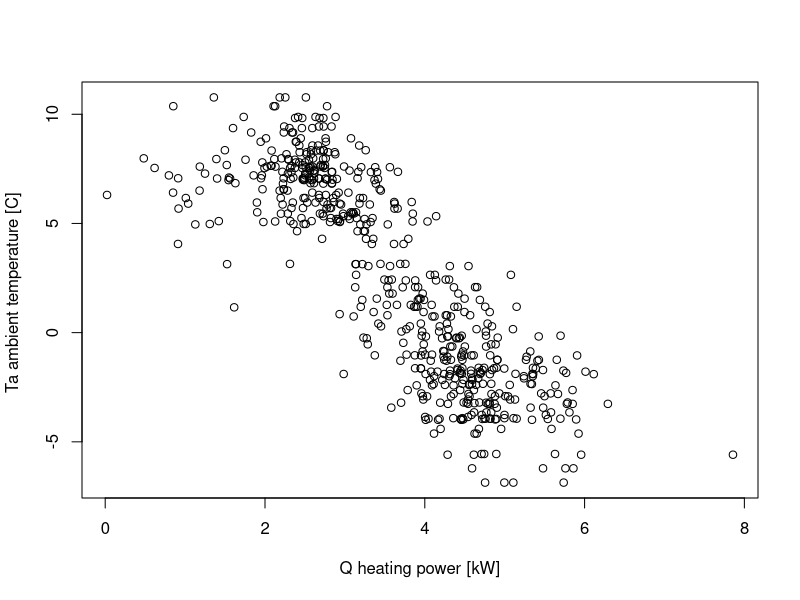
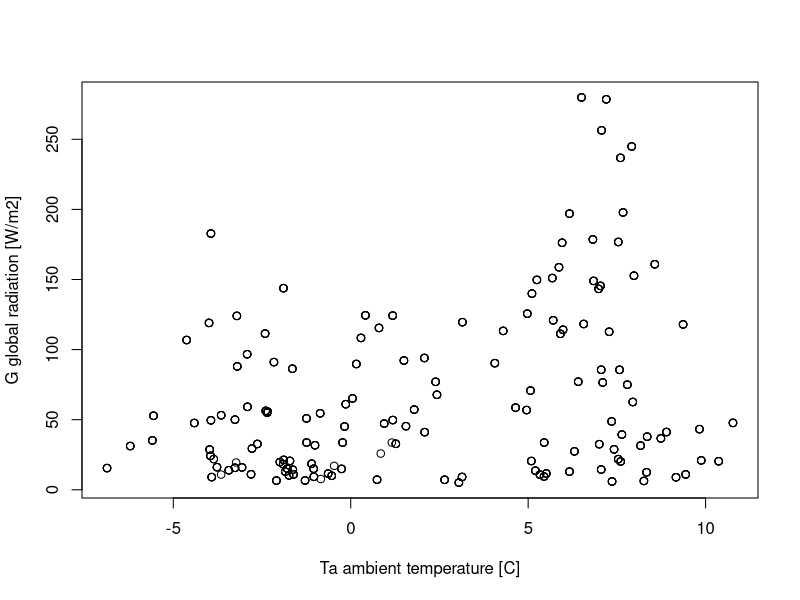
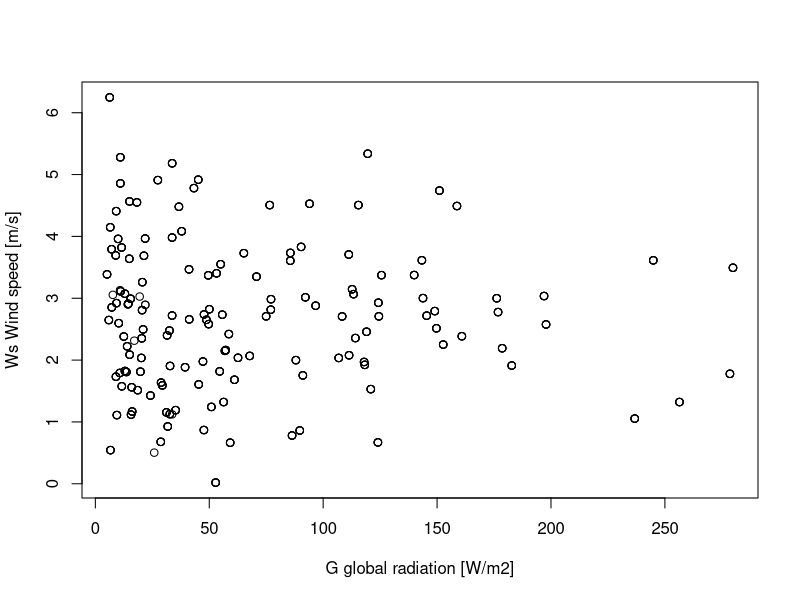
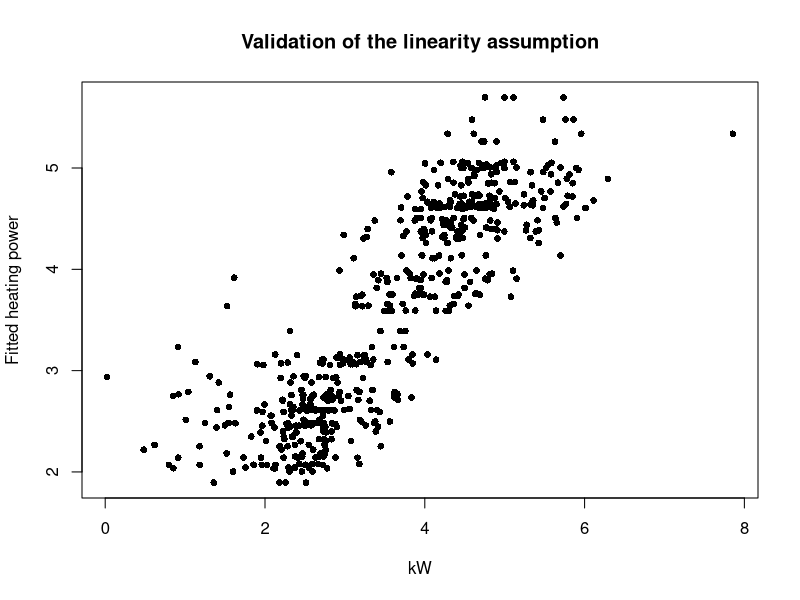
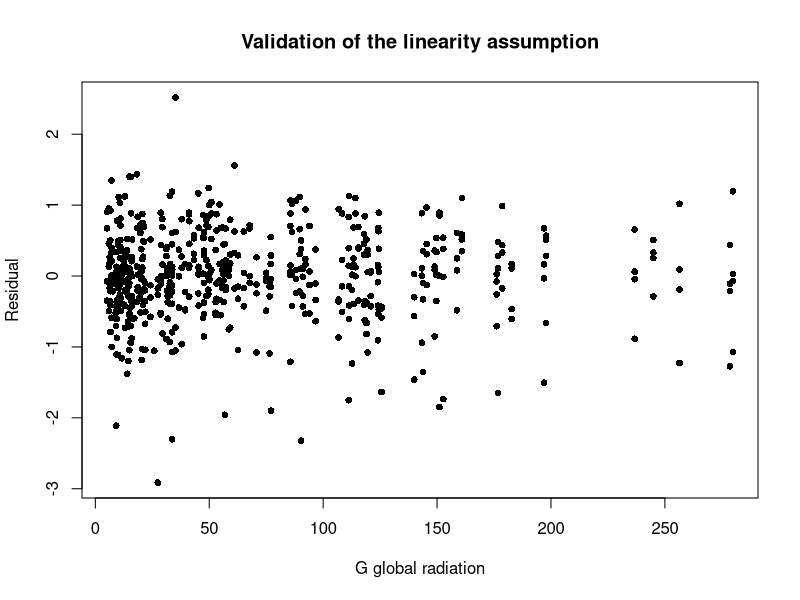
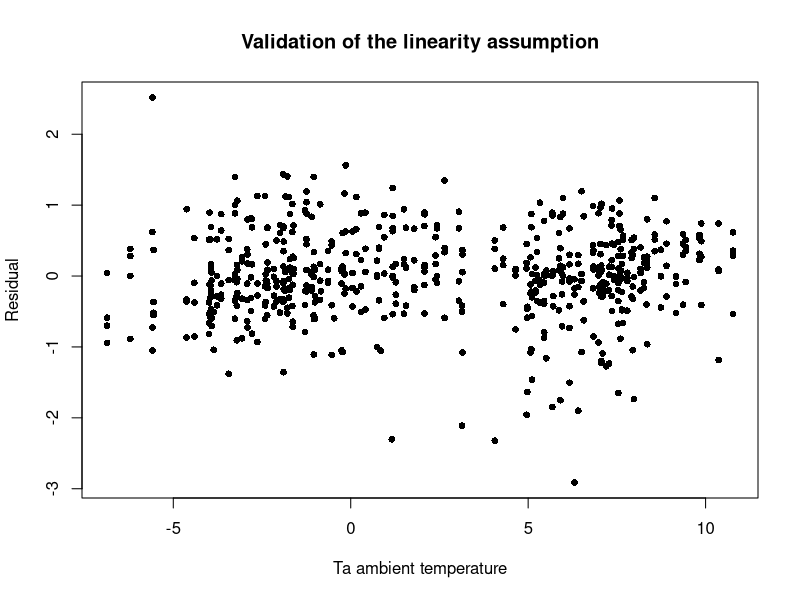
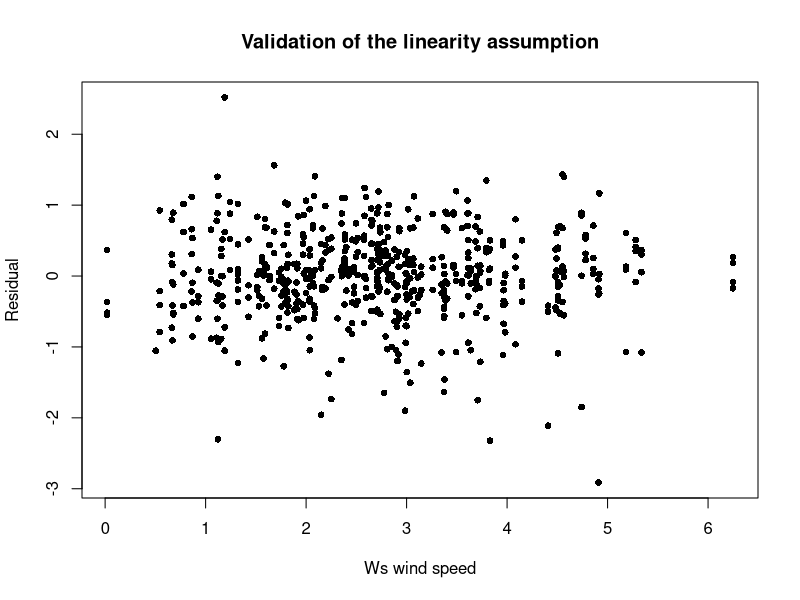
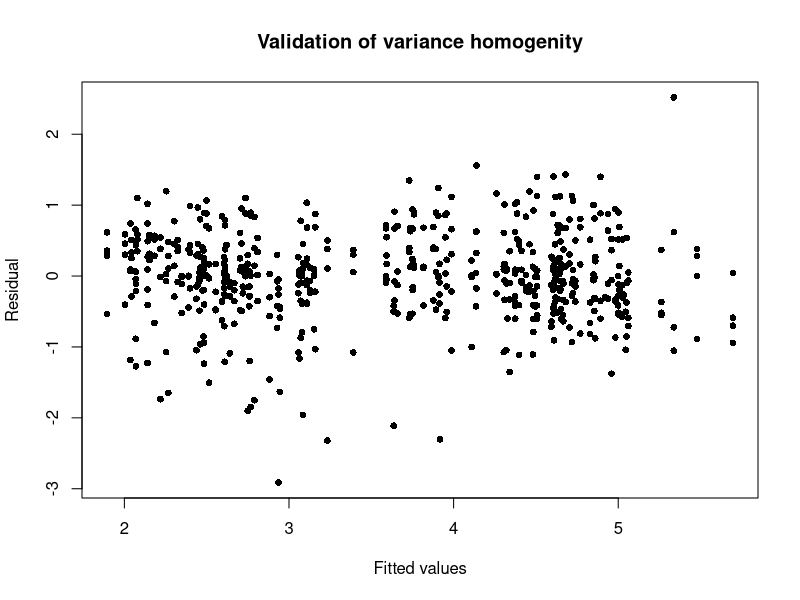

Here is the R script that generated these plots, in order: (Note: this script raises an error after producing the figures.)
################################
## Read data
## Read the .txt file holding the data
HE.orig <- read.table("soenderborg2_data.csv", sep=" ", header=TRUE, as.is=TRUE)

## The first column 't' needs to be changed from a character to a date.
## Add an extra column
HE.orig$time <- as.Date(x = HE.orig$t, format = "%Y-%m-%d")

## Select the heating period 2009/2010 and the four houses
HE <- subset(HE.orig, ("2009-10-15" <= time & time < "2010-04-16")&
                       (houseId==3|houseId==5|houseId==10|houseId==17))


################################
## Remove rows with one or more NA, hence missing observation 
HE <- na.omit(HE)


################################
## For the short summary of the data
summary(HE)
str(HE)

HE3 <- subset(HE.orig, ("2009-10-15" <= time & time < "2010-04-16")&
               (houseId==3))
HE5 <- subset(HE.orig, ("2009-10-15" <= time & time < "2010-04-16")&
                (houseId==5))
HE10 <- subset(HE.orig, ("2009-10-15" <= time & time < "2010-04-16")&
                (houseId==10))
HE17 <- subset(HE.orig, ("2009-10-15" <= time & time < "2010-04-16")&
                (houseId==17))




################################
## Empirical correlation between the modelling variables
cor(HE[,c(3:6)])


################################
## Scatter plots to see the relations
plot(HE$Q, HE$Ta, xlab='Q heating power [kW]',
                               ylab='Ta ambient temperature [C] ')
plot(HE$Ta, HE$G, xlab='Ta ambient temperature [C]',
                               ylab='G global radiation [W/m2]')
plot(HE$G, HE$Ws, xlab='G global radiation [W/m2]',
                               ylab='Ws Wind speed [m/s]')


################################
## For calculations of the correlation between Q and Ta
cov(HE$Q,HE$Ta)
var(HE$Q)
var(HE$Ta)


################################
## Multiple linear regression model with Ta, G og Ws as explanatory 
## variables and Q as dependent variable
fit1 <- lm(Q ~ Ta + G + Ws, data=HE, na.action=na.exclude)
## Print a summary of the estimation result
summary(fit1)


################################
## Observed model output vs. fitted: The assumption of linearity
plot(HE$Q, fit1$fitted.values, pch=16, cex=0.9, 
     xlab='kW', ylab='Fitted heating power',
     main="Validation of the linearity assumption")

## residual vs. each of the explanatory variables
## Assumption of linearity
plot(HE$G, fit1$residuals, pch=16, cex=0.9,
     xlab='G global radiation', ylab='Residual', 
     main="Validation of the linearity assumption")

plot(HE$Ta, fit1$residuals, pch=16, cex=0.9,
     xlab='Ta ambient temperature', ylab='Residual',
     main="Validation of the linearity assumption")

plot(HE$Ws, fit1$residuals, pch=16, cex=0.9,
     xlab='Ws wind speed', ylab='Residual',
     main="Validation of the linearity assumption")

## residuals vs. fittet: Antagelsen om konstant varians
plot(fit1$fitted.values, fit1$residuals, pch=16, cex=0.9,
     xlab='Fitted values', ylab='Residual',
     main="Validation of variance homogenity")

## normal plot of residuals: Normalfordelingsantagelsen
qqnorm(fit1$residuals, xlab='z-scores', ylab='Residual', 
       main='Validation of normal distribution assumption')
qqline(fit1$residuals)


################################
## t-quantile for calculations of the confidence intervals
qt(0.975, fit1$df.residual)

## R command that gives the confidence intervals for all 
## the coefficient estimates
confint(fit1, level=0.95)


################################
## Includes t-test values for each coefficient for the null hypothesis 
## that it is different from zero
summary(fit1)

## Alternatively it can be decided using the critical levels
qt(0.975, fit1$df.residual)

fit2 <- lm(Q ~ Ta + G, data=HE, na.action=na.exclude)
summary(fit2)

################################
## Select observations from some days which are not the data on 
## which models was fitted for prediction
HE.sel <- subset(HE.orig, (time=="2008-12-06" & houseId==3)|
                          (time=="2009-02-22" & houseId==5)|
                          (time=="2009-03-12" & houseId==10)|
                          (time=="2009-04-01" & houseId==17))

## Print the observations
HE.sel


fitSelected <- fit2

## Prediction and prediction interval is given by
predict(fitSelected, newdata=HE.sel, interval="prediction", level=0.95)

fitSelected
se(fit2)